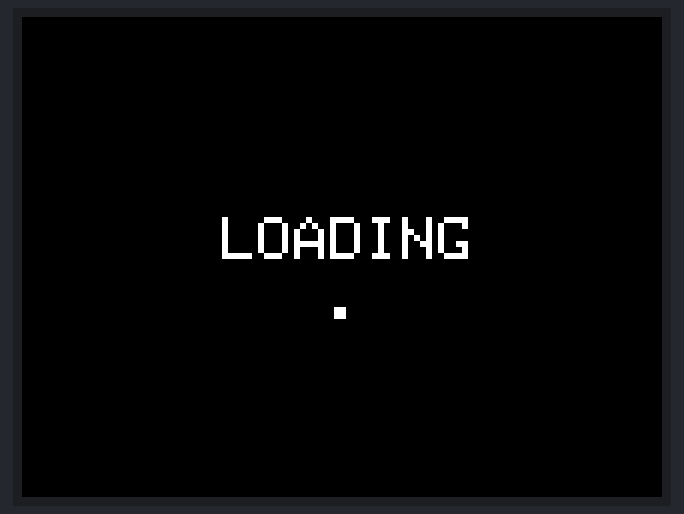
Simulated run of this sketch. Board: Arduino Uno, built with avr-gcc and run on an emulated ATmega328P. Parts: 320×240 colour display.

Above: at 0.3 s.
At 11.4 s:
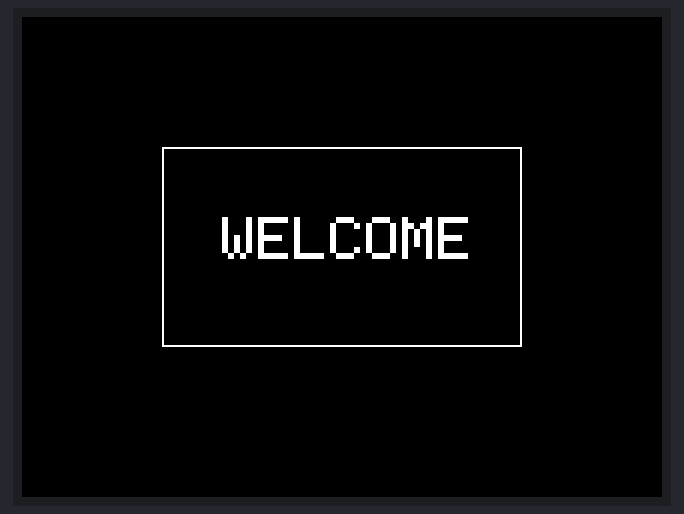
At 16.5 s:
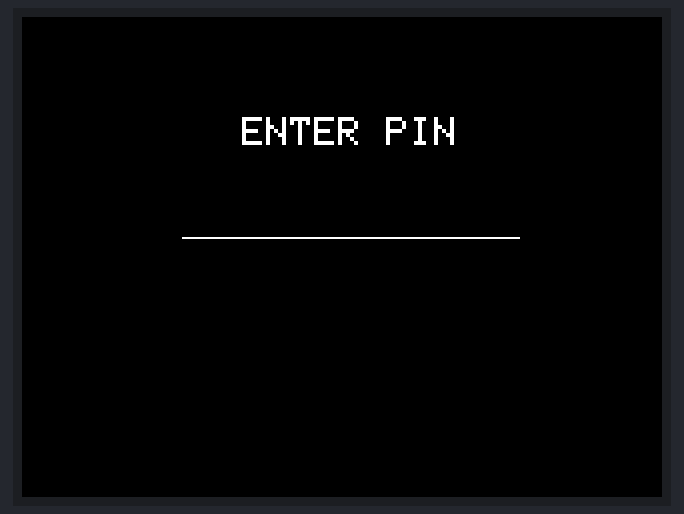
At 20.7 s:
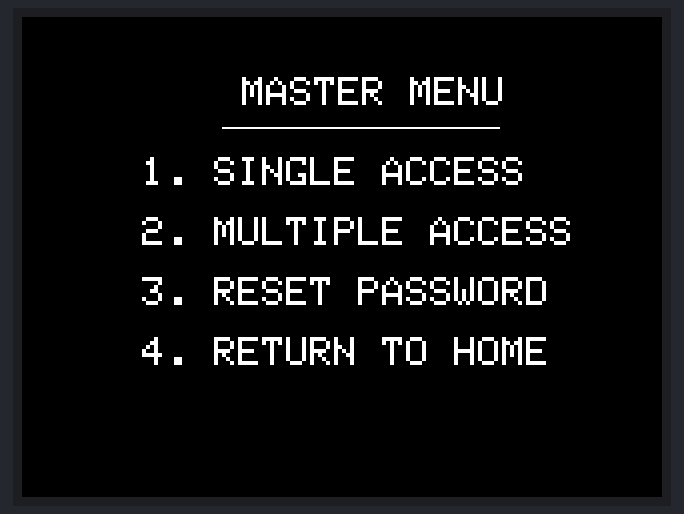
At 27.0 s:
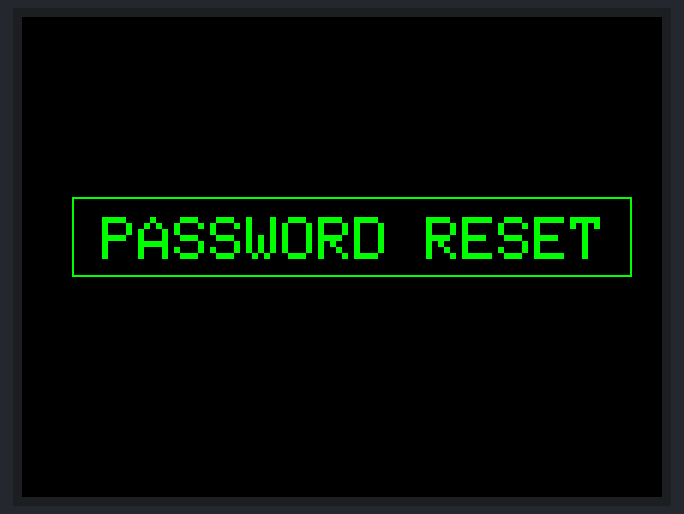
At 37.5 s:
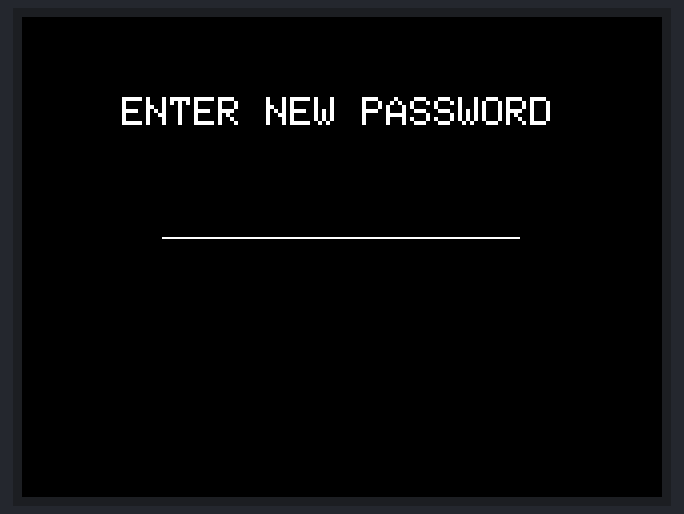

The sketch:

sketch_feb2a.ino
```cpp
//#include <Adafruit_I2CDevice.h>
//#include <Adafruit_GFX.h>
#include <MCUFRIEND_kbv.h>

MCUFRIEND_kbv tft;
uint16_t tft_id="";

void setup() {
  tft.reset();
  tft_id = tft.readID();
  tft.begin(tft_id);
  tft.setRotation(1);
  tft.fillScreen(TFT_BLACK);
  blink();
  delay(5000);
  tft.fillScreen(TFT_BLACK);
  welcome();
  delay(5000);
  tft.fillScreen(TFT_BLACK);

}

void loop() {
 queryPin();
 delay(2000);
  tft.fillScreen(TFT_BLACK);
  tft.fillScreen(TFT_BLACK);
 delay(2000);
  tft.fillScreen(TFT_BLACK);
  masterMenu();
 delay(2000);
  tft.fillScreen(TFT_BLACK);
  enterNewPass();
 delay(2000);
  tft.fillScreen(TFT_BLACK);
  confirmNewPass();
 delay(2000);
  tft.fillScreen(TFT_BLACK);
  passReset();
  delay(2000);
  tft.fillScreen(TFT_BLACK);

  passNotReset();
  delay(2000);
  tft.fillScreen(TFT_BLACK);

}
void welcome(){
  tft.drawRect(70,65,180,100,TFT_WHITE);
  //tft.fillRect(120,120,50,50,TFT_NAVY);
  tft.setTextSize(3);
  tft.setTextColor(TFT_WHITE);
  tft.setCursor(100, 100);
  tft.println("WELCOME");

}
void blink(){
  tft.setTextSize(3);
  tft.setTextColor(TFT_WHITE);
  tft.setCursor(100, 100);
  tft.println("LOADING");

 for(int i = 150 ; i < 180 ; i+=10){
    tft.setTextSize(3);
    tft.setTextColor(TFT_WHITE);
    tft.setCursor(i, 130);
    tft.println(".");
    delay(2000);
 }

}

void queryPin(){

 tft.setTextSize(2);
 tft.setTextColor(TFT_WHITE);
 tft.setCursor(110, 50);
 tft.println("ENTER PIN");

 for (int i = 0; i < 140;i++){
   tft.drawFastHLine(80+i, 110, 30, TFT_WHITE);
 }
 //delay();
}
void masterMenu(){
 tft.setTextSize(2);
 tft.setTextColor(TFT_WHITE);
 tft.setCursor(110, 30);
 tft.println("MASTER MENU");
 for (int i = 0; i < 110;i++){
   tft.drawFastHLine(100+i, 55, 30, TFT_WHITE);
 }

 tft.setTextSize(2);
 tft.setTextColor(TFT_WHITE);
 tft.setCursor(60, 70);
 tft.println("1. SINGLE ACCESS");
 tft.setTextSize(2);
 tft.setTextColor(TFT_WHITE);
 tft.setCursor(60, 100);
 tft.println("2. MULTIPLE ACCESS");
 tft.setTextSize(2);
 tft.setTextColor(TFT_WHITE);
 tft.setCursor(60, 130);
 tft.println("3. RESET PASSWORD");
 tft.setTextSize(2);
 tft.setTextColor(TFT_WHITE);
 tft.setCursor(60, 160);
 tft.println("4. RETURN TO HOME");

}
void enterNewPass(){

 tft.setTextSize(2);
 tft.setTextColor(TFT_WHITE);
 tft.setCursor(50, 40);
 tft.println("ENTER NEW PASSWORD");

 for (int i = 0; i < 150;i++){
   tft.drawFastHLine(70+i, 110, 30, TFT_WHITE);
 }
 //delay();
}
void confirmNewPass(){

 tft.setTextSize(2);
 tft.setTextColor(TFT_WHITE);
 tft.setCursor(40, 40);
 tft.println("CONFIRM NEW PASSWORD");

 for (int i = 0; i < 150;i++){
   tft.drawFastHLine(70+i, 110, 30, TFT_WHITE);
 }
 //delay();
}
void passReset(){

 tft.setTextSize(3);
 tft.setTextColor(TFT_GREEN);
 tft.setCursor(40, 100);
 tft.println("PASSWORD RESET");
 tft.drawRect(25,90,280,40, TFT_GREEN);
}
void passNotReset(){

 tft.setTextSize(2);
 tft.setTextColor(TFT_RED);
 tft.setCursor(30, 100);
 tft.println("PASSWORDS DID NOT MATCH");
 tft.drawRect(25,85,290,40, TFT_RED);
}
```

Measured:
- what the display in image 1 shows lasts 5.1 s, from 11.3 s to 16.4 s
- what the display in image 2 shows lasts 2.0 s, from 16.4 s to 18.4 s
